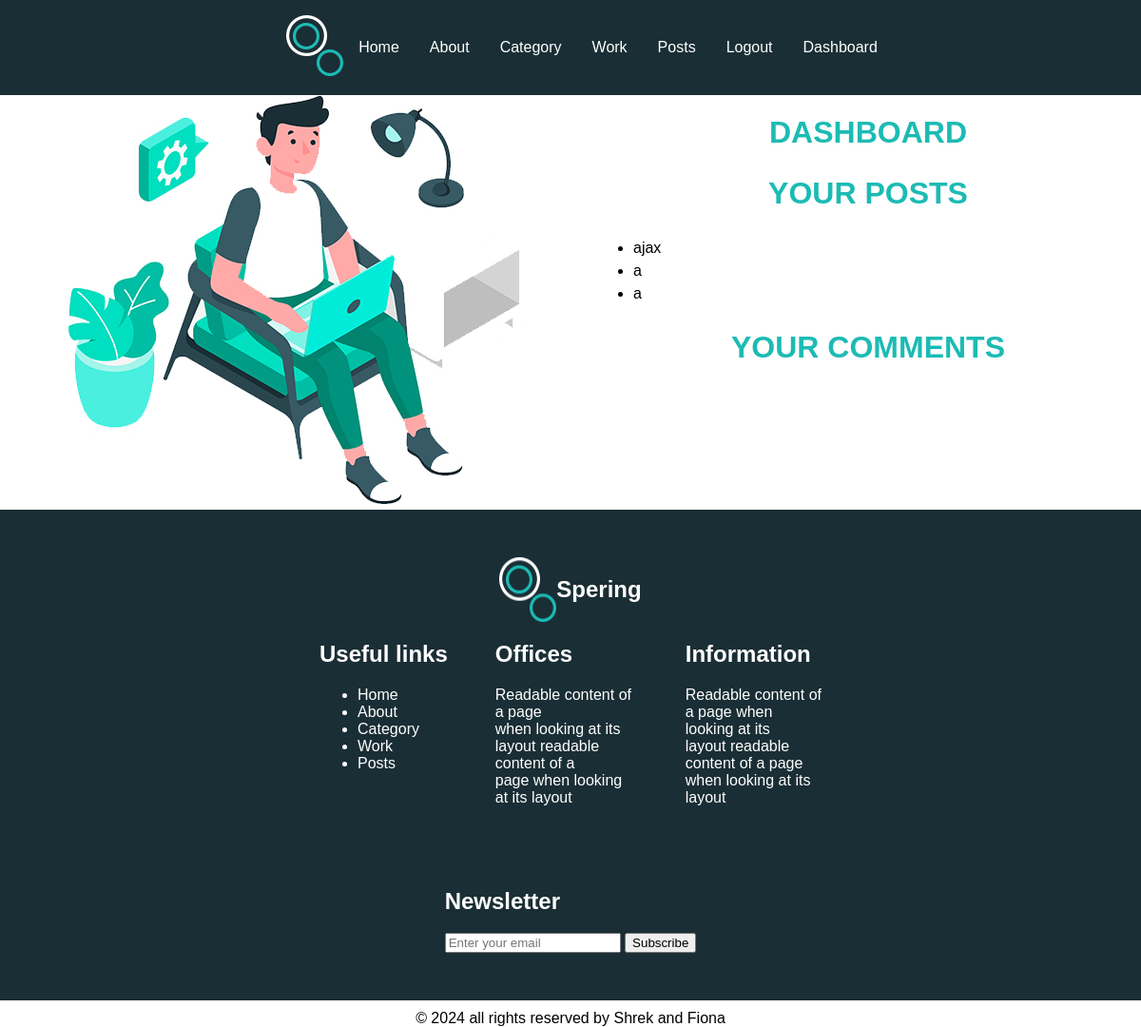
/dashboard/ (signed in), run on an earlier commit of the app's database.
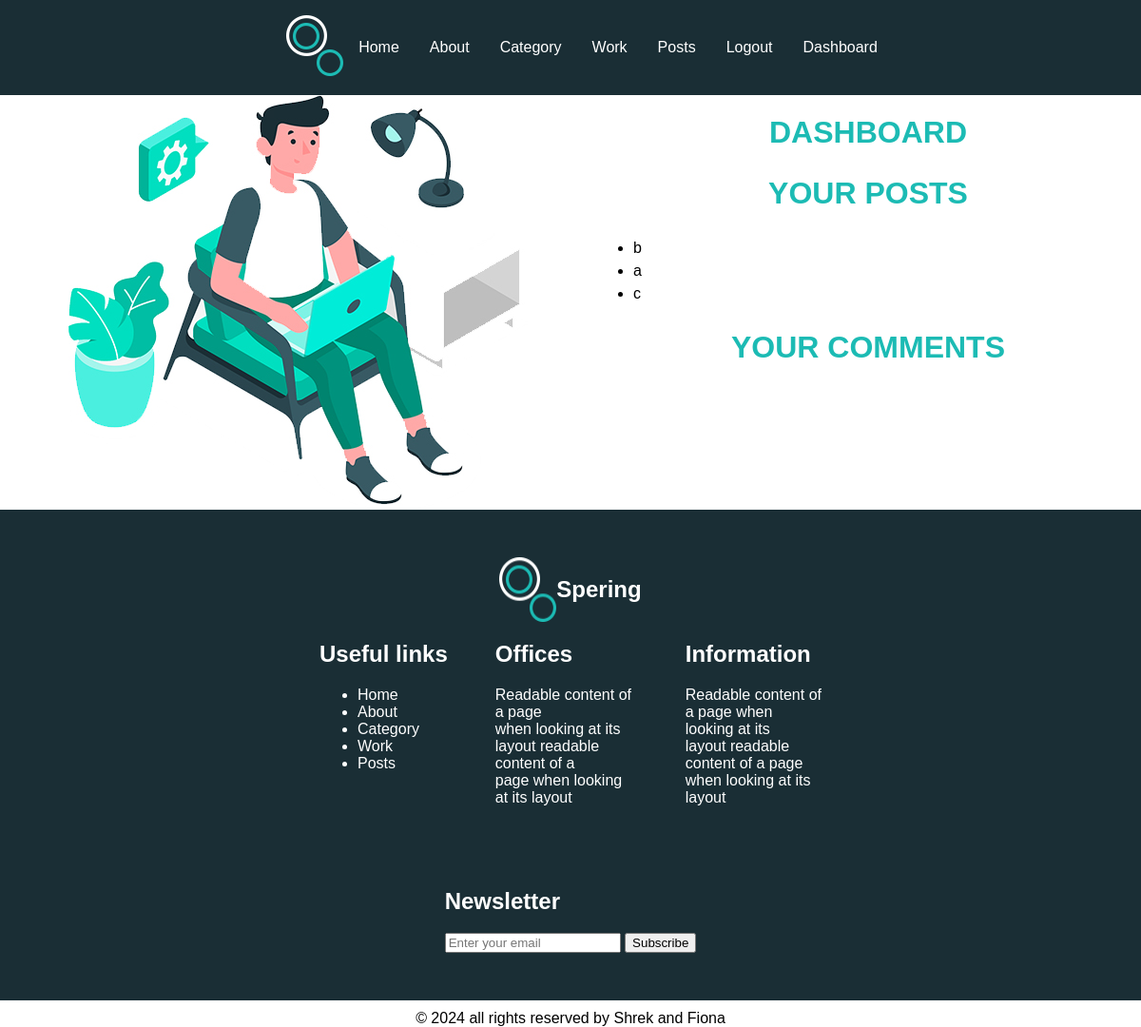
And on a later commit of the database.
### myApp/models.py (models this page shows, shortened)
class Post(models.Model):
    title = models.CharField(max_length=50)
    author_name = models.ForeignKey(User, on_delete=models.CASCADE)
    content = models.TextField(null=False, blank = False)
    created_at = models.DateTimeField(auto_now_add=True)
    update = models.DateTimeField(auto_now=True)
    genres = models.ManyToManyField(Genre)

### myApp/views.py (the view)
# urls.py: path('dashboard/', views.user_dashboard, name='user_dashboard'),
@login_required(login_url='login')
def user_dashboard(request):
    user_author_name = request.user.id
    user_posts = Post.objects.filter(author_name_id=user_author_name)
    context = {'user_posts': user_posts}
    return render(request, 'myApp/user_dashboard.html', context)

### myApp/context_processors.py (called while the page is built)
def genres_processor(request):
    return {'genres': Genre.objects.all()}

### myApp/templates/myApp/user_dashboard.html (shortened to what this page needs)
{% load static %}
<!DOCTYPE html>
<html lang="en">
<head>
    <link rel="stylesheet" href="{% static 'style.css' %}">
</head>
<body>
<div class="grid-layout container">
    {% include 'myApp/header.html' %}
    <div class="sidebar">
        <img src="{% static 'images/experience-img.jpg' %}" class="image indexImage" alt="">
    </div>
    <div class="main">
        <h1 class="genreName">Dashboard</h1>
        <h2 class="genreName">Your Posts</h2>
        <ul>
            {% for post in user_posts %}
                <li>
                    <a class="liA" href="{% url 'post_detail' post.id %}">{{ post.title }}</a>
                </li>
            {% endfor %}
        </ul>
        <h2 class="genreName">Your Comments</h2>
    </div>
    {% include 'myApp/footer.html' %}
</div>
</body>
</html>

### myApp/templates/myApp/header.html (shortened to what this page needs)
{% load static %}
<div class="header">
    <ul>
        <li class="navBar"><img src="{% static 'images/logo.png' %}" alt=""></li>
        <li class="navBar"><a href="{% url 'home' %}" class="navBarText">Home</a></li>
        <li class="navBar"><a href="{% url 'about' %}" class="navBarText">About</a></li>
        <li class="navBar dropdown">
            <a href="#" class="navBarText dropdown-toggle">Category</a>
        </li>
        <li class="navBar"><a href="{% url 'work' %}" class="navBarText">Work</a></li>
        <li class="navBar"><a href="{% url 'posts' %}" class="navBarText">Posts</a></li>
        {% if request.user.is_authenticated %}
        <li class="navBar"><a href="{% url 'logout' %}" class="navBarText">Logout</a></li>
        {% else %}
        <li class="navBar"><a href="{% url 'login' %}" class="navBarText">Login</a></li>
        {% endif %}
        <li class="navBar"><a href="{% url 'user_dashboard' %}" class="navBarText">Dashboard</a></li>
    </ul>
</div>

### myApp/templates/myApp/footer.html
{% load static %}
<div class="footer">
        <div class="footerLogo">
            <img src="{% static 'images/logo.png' %}" alt="">
            <h2>Spering</h2>
        </div>
        <div class="footerNonImages">
            <div class="links">
                <div class="footerTitle">
                    <h2>Useful links</h2>
                </div>
                <div class="linksLinks">
                    <ul>
                        <li><a href="{% url 'home' %}">Home</a></li>
                        <li><a href="{% url 'about' %}">About</a></li>
                        <li><a href="{% url 'category' %}">Category</a></li>
                        <li><a href="{% url 'work' %}">Work</a></li>
                        <li><a href="{% url 'posts' %}">Posts</a></li>
                    </ul>
                </div>
            </div>
            <div class="offices">
                <div class="footerTitle">
                    <h2>Offices</h2>
                </div>
                <div class="footerText">
                    <p>Readable content of a page <br>
                       when looking at its <br>
                       layout readable content of a<br>
                       page when looking at its layout</p>
                </div>
            </div>
            <div class="information">
                <div class="footerTitle">
                    <h2>Information</h2>
                </div>
                <div class="footerText">
                    Readable content of<br>
                    a page when<br>
                    looking at its<br>
                    layout readable<br>
                    content of a page<br>
                    when looking at its<br>
                    layout
                </div>
            </div>
            <div class="newsletter">
                <div class="footerTitle">
                    <h2>Newsletter</h2>
                </div>
                <form action="/subscribe" method="post">
                    <input type="email" name="email" placeholder="Enter your email" required>
                    <button type="submit">Subscribe</button>
                </form>
            </div>
        </div>
    </div>
    <div class="copyright">
        &#169; 2024 all rights reserved by Shrek and Fiona
    </div>

### myApp/static/style.css (style rules this page uses)
body { margin : 0; font-family : sans-serif; }
.container { padding: 0 !important; margin: 0 auto; }
.header { background-color : #1a2e35; display : flex; justify-content : center; }
h1 { text-transform : uppercase; font-weight : 750; }
.navBar { float : left; list-style : none; display : inline; }
.navBarText { display : block; color : white; text-align : center; padding : 25px 16px; text-decoration : none; }
.dropdown { position: relative; display: inline-block; }
.liA { line-height: 1.5; text-decoration: none; color: inherit; }
.genreName { font-size : 2rem; font-weight : 600; color : #1cbbb4; text-transform: uppercase; text-decoration: none; text-align: center; }
.footer { background-color : #1a2e35; }
.image { max-width : 100%; height : auto; display : block; }
.sidebar { display: flex; justify-content: center; align-items: center; }
.footer { color : white; }
.footerText { max-width: 150px; }
.footerLogo { display : flex; justify-content : center; margin-top : 50px; }
.linksLinks a { color : inherit; text-decoration : none; list-style : none; }
.footerNonImages { display : flex; justify-content : space-between; margin-left : 20%; margin-right : 20%; margin-bottom : 50px; gap : 50px; flex-wrap : wrap; }
.footerText { text-align : left; }
.copyright { text-align : center; margin-top : 10px; }
.grid-layout .header { grid-area : header; }
.grid-layout .sidebar { grid-area : sidebar; }
.grid-layout .main { grid-area : main; }
.grid-layout .footer { grid-area : footer; }
.grid-layout .copyright { grid-area : copyright; }
.grid-layout.container { display : grid; grid-template-rows : auto auto auto auto auto; grid-template-areas : "header" "sidebar" "main" "footer" "copyright"; }
@media (min-width: 720px) { .grid-layout.container { grid-template-rows: auto auto auto auto; grid-template-areas: "header header" "sidebar main" "footer footer" "copyright copyright"; } }
@media (min-width: 720px) { .footerNonImages { justify-content : center; } }
@media (min-width: 1020px) { .grid-layout.container { grid-template-rows: auto auto auto auto; grid-template-areas: "header header header" "sidebar main main" "footer footer footer" "copyright copyright copyright"; } }

What changed in the data, as far as the page shows it:
removed Post: title "ajax"
removed Post: title "a"
added Post: title "b"
added Post: title "c"
